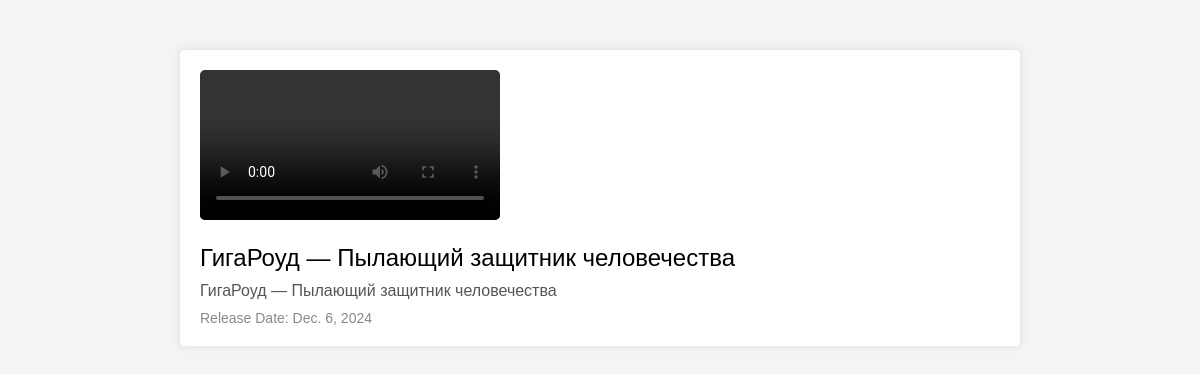
The app's page /api/films/2/view/ with its own data.
### films/models.py (models this page shows, shortened)
class Film(models.Model):
    title = models.CharField(max_length=255)
    description = models.TextField(blank=True)
    release_date = models.DateField(null=True)
    poster_url = models.URLField(blank=True)
    author = models.ForeignKey(Author, on_delete=models.CASCADE, related_name='films', default="1")
    class Meta:
        verbose_name_plural = "Фильмы"

### films/views.py (the view)
# urls.py: path('films/<int:pk>/view/', views.film_detail_view, name='film-detail-view'),
def film_detail_view(request, pk):
    film = get_object_or_404(Film, pk=pk)
    return render(request, 'film_detail.html', {'film': film})

### films/templates/film_detail.html (shortened to what this page needs)
<!DOCTYPE html>
<html lang="en">
<head>
</head>
<body>
    <div class="container">
        <video controls class="film-video">
            <source src="{{ film.poster_url }}" type="video/mp4">
            <source src="{{ film.poster_url }}" type="video/webm">
            <source src="{{ film.poster_url }}" type="video/ogg">
        </video>
        <div class="film-title">{{ film.title }}</div>
        <div class="film-description">{{ film.description }}</div>
        <div class="film-release-date">Release Date: {{ film.release_date }}</div>
    </div>
</body>
</html>

### films/templates/film_detail.html (style rules this page uses)
body { font-family: Arial, sans-serif; background-color: #f4f4f4; margin: 0; padding: 0; }
.container { max-width: 800px; margin: 0 auto; padding: 20px; background-color: #fff; box-shadow: 0 0 10px rgba(0, 0, 0, 0.1); border-radius: 5px; margin-top: 50px; }
.film-video { max-width: 100%; height: auto; border-radius: 5px; }
.film-title { font-size: 24px; margin-top: 20px; }
.film-description { font-size: 16px; color: #555; margin-top: 10px; }
.film-release-date { font-size: 14px; color: #888; margin-top: 10px; }

### records on screen
Film: title "ГигаРоуд — Пылающий защитник человечества", description "ГигаРоуд — Пылающий защитник человечества", release_date "Dec. 6, 2024"
